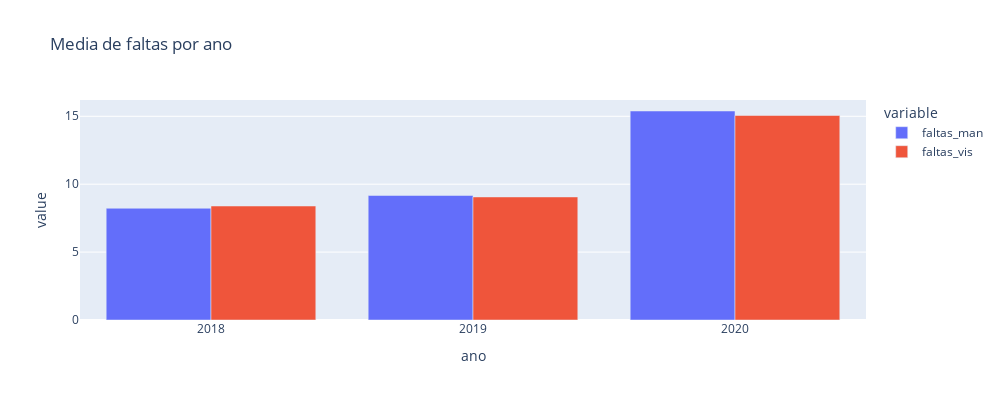

Write notebook code for a chart like this one.
### Code cell
#dados_x = dados_1['ano_campeonato']
#dados_y = dados[['gols_man', 'gols_vis']].mean()

dados_1 = dados.groupby('ano_campeonato')[['faltas_man', 'faltas_vis']].mean()

dados_1['ano'] = dados_1.index

dados_2 = dados_1[dados_1['ano']>2017]

dados_y = dados_2['faltas_man']
#display(dados_1)
#linha x = dados_x
#linha y = dados_y

#dados_gol = px.data


fig = px.bar(dados_2, x = 'ano', y =  ['faltas_man', 'faltas_vis'],width=1000, height = 400 , barmode='group', title = 'Media de faltas por ano')

fig.show()

### Figure 1 — Plotly figure (JSON) as saved in the notebook; plotly's stock layout.template omitted (floating-point values rounded to 4 significant figures)
{"data": [{"alignmentgroup": "True", "hovertemplate": "variable=faltas_man<br>ano=%{x}<br>value=%{y}<extra></extra>", "legendgroup": "faltas_man", "marker": {"color": "#636efa", "pattern": {"shape": ""}}, "name": "faltas_man", "offsetgroup": "faltas_man", "orientation": "v", "showlegend": true, "textposition": "auto", "type": "bar", "x": [2018, 2019, 2020], "xaxis": "x", "y": [8.229, 9.168, 15.39], "yaxis": "y"}, {"alignmentgroup": "True", "hovertemplate": "variable=faltas_vis<br>ano=%{x}<br>value=%{y}<extra></extra>", "legendgroup": "faltas_vis", "marker": {"color": "#EF553B", "pattern": {"shape": ""}}, "name": "faltas_vis", "offsetgroup": "faltas_vis", "orientation": "v", "showlegend": true, "textposition": "auto", "type": "bar", "x": [2018, 2019, 2020], "xaxis": "x", "y": [8.392, 9.061, 15.06], "yaxis": "y"}], "layout": {"barmode": "group", "height": 400, "legend": {"title": {"text": "variable"}, "tracegroupgap": 0}, "title": {"text": "Media de faltas por ano"}, "width": 1000, "xaxis": {"anchor": "y", "domain": [0, 1], "title": {"text": "ano"}, "type": "category"}, "yaxis": {"anchor": "x", "domain": [0, 1], "title": {"text": "value"}}}}
